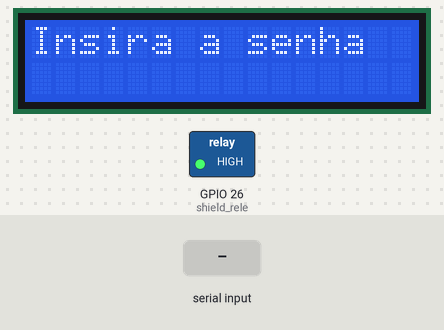
The sketch below on a simulated ESP32. On the bench: 16×2 character LCD, switched loads named in the sketch (green lamp = pin HIGH). Inputs (shaded band) come from the test bench. Nothing arrives over Bluetooth unless stated.

Above: at 1.2 s.
1.3 s: "1\n" received over the second serial link
At 1.7 s:
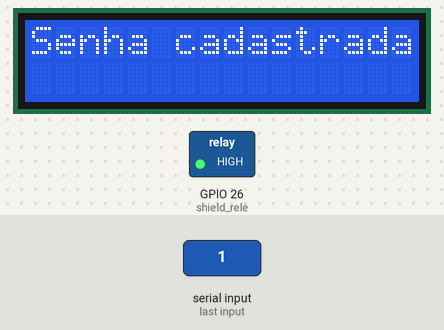
4.3 s: "0\n" received over the second serial link
At 5.5 s:
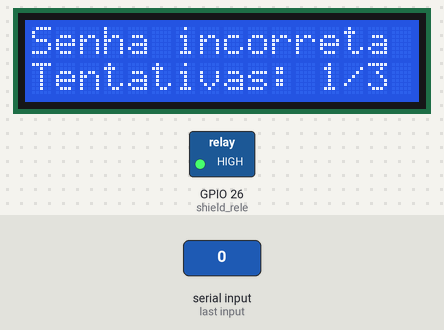
5.8 s: "1\n" received over the second serial link
At 6.2 s:
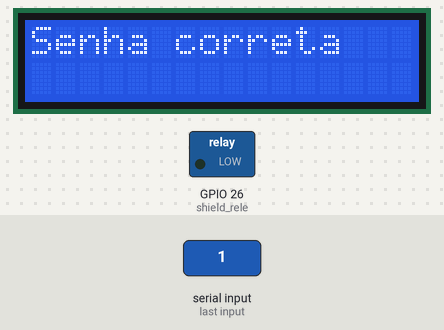
Timing chart, 0 to 17.3 s (numbered marks = the images above; inputs shaded):
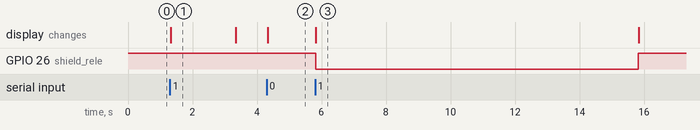

Measured:
- after the input at 1.3 s, the display: changes at once (image 1)
- after the input at 4.3 s, the display: changes at once (image 2)
- after the input at 5.8 s, GPIO 26 (shield_rele): HIGH → LOW at once, → HIGH 10.0 s later; the display: changes at once (image 3)
- what the display in image 1 shows lasts 2.0 s, from 1.3 s to 3.3 s

The sketch:

sistema_embarcado.ino
```cpp
// Board DOIT ESP32 DEVKIT V1
#include "BluetoothSerial.h"
#include <LiquidCrystal_I2C.h>

const int lcdColunas = 16; // Número de colunas do LCD
const int lcdLinhas = 2;   // Número de linhas do LCD

const int shield_rele = 26; // Saída padrão do Shield Rele

String senhaCorreta = "";          // Senha padrão
const int tentativasMaximas = 3;   // Número máximo de tentativas permitidas
const int bloqueioTempo = 3600000; // Tempo de bloqueio em milissegundos (1 hora)
const int tempo_desbloqueado = 10000;

LiquidCrystal_I2C lcd(0x27, lcdColunas, lcdLinhas); // Endereço do LCD, número de colunas e número de linhas
// Endereço padrão do LCD é 0x27

int tentativas = 0;            // Contador de tentativas
bool bloqueado = false;        // Flag para verificar se está bloqueado
unsigned long tempoDesbloqueio; // Tempo de desbloqueio

//---------------------CONFIGURAÇÃO BLUETOOTH--------------------------//
String device_name = "ESP32-BT-Samuel";

const char *pin = "1234";

#if !defined(CONFIG_BT_ENABLED) || !defined(CONFIG_BLUEDROID_ENABLED)
#error Bluetooth is not enabled! Please run `make menuconfig` to and enable it
#endif

#if !defined(CONFIG_BT_SPP_ENABLED)
#error Serial Bluetooth not available or not enabled. It is only available for the ESP32 chip.
#endif

BluetoothSerial SerialBT;
//---------------------------------------------------------------------//

void setup()
{
  Serial.begin(115200); // Serial do teclado

  SerialBT.begin(device_name); // Nome do device

  pinMode(shield_rele, OUTPUT); // Coloca a saída do Shield Rele como saída
  digitalWrite(shield_rele, HIGH); // Começa com a tranca fechada

  lcd.init();       // Inicializa o LCD
  lcd.backlight();  // Liga a luz de fundo do LCD

  lcd.setCursor(0, 0); // Coloca o cursor do display na primeira coluna e primeira linha
  lcd.print("Insira a senha"); // Imprime a mensagem para inserir a senha
}

void loop()
{
  if (bloqueado)
  {
    if (millis() - tempoDesbloqueio >= bloqueioTempo)
    {
      bloqueado = false;
      lcd.clear();
      lcd.setCursor(0, 0);
      lcd.print("Insira a senha");
      tentativas = 0; // Reinicia o contador de tentativas
    }
    return;
  }

  if (SerialBT.available())
  {
    String senha = SerialBT.readStringUntil('\n');
    senha.trim(); // Remove espaços em branco do início e fim da senha

    if (senhaCorreta == "")
    {
      // Pré-cadastro da senha
      senhaCorreta = senha;
      lcd.clear();
      lcd.setCursor(0, 0);
      lcd.print("Senha cadastrada");
      delay(2000);
      lcd.clear();
      lcd.setCursor(0, 0);
      lcd.print("Insira a senha");
    }
    else
    {
      if (senha.length() == senhaCorreta.length() && senha == senhaCorreta)
      {
        // Senha correta
        tentativas = 0; // Reinicia o contador de tentativas
        lcd.clear();
        lcd.setCursor(0, 0);
        lcd.print("Senha correta");
        digitalWrite(shield_rele, LOW); // Abre a tranca
        delay(tempo_desbloqueado);
        digitalWrite(shield_rele, HIGH); // Fecha a tranca novamente
        lcd.clear();
        lcd.setCursor(0, 0);
        lcd.print("Insira a senha");

        // Bloqueia por 1 hora após 3 tentativas incorretas consecutivas
      }
      else
      {
        // Senha incorreta
        tentativas++;
        lcd.clear();
        lcd.setCursor(0, 0);
        lcd.print("Senha incorreta");
        lcd.setCursor(0, 1);
        lcd.print("Tentativas: " + String(tentativas) + "/" + String(tentativasMaximas));

        if (tentativas >= tentativasMaximas)
        {
          bloqueado = true;
          tempoDesbloqueio = millis();
          lcd.setCursor(0, 1);
          lcd.print("Bloqueado por 1h");
        }
      }
    }
  }
}
```
